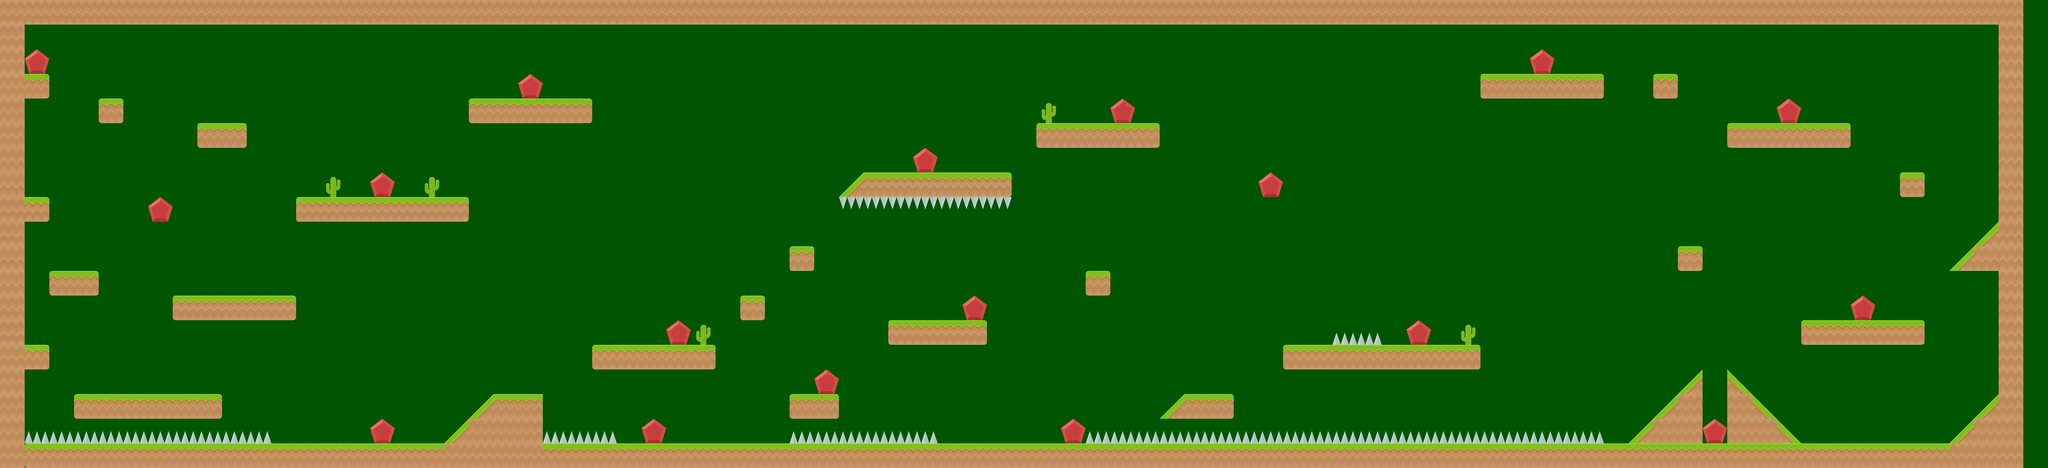

A 2D game scene composited from a Tiled map and its tileset images. What follows is a short description and the map's XML, with each tile layer's data collapsed to a summary:
An orthogonal 83x19 tile map with 128x128 px tiles, 3 tile layers (Platforms, Enemies, Coins).

<map version="1.4" tiledversion="1.4.2" orientation="orthogonal" renderorder="right-down" width="83" height="19" tilewidth="128" tileheight="128" infinite="0" backgroundcolor="#005500" nextlayerid="4" nextobjectid="1">
 <tileset firstgid="1" name="my_tiles" tilewidth="128" tileheight="128" tilecount="13" columns="0">
  <grid orientation="orthogonal" width="1" height="1" />
  <tile id="0">
   <image width="128" height="128" source="grassLeft.png" />
  </tile>
  <tile id="1">
   <image width="128" height="128" source="grassMid.png" />
  </tile>
  <tile id="2">
   <image width="128" height="128" source="grassRight.png" />
  </tile>
  <tile id="3">
   <image width="128" height="128" source="spikes.png" />
  </tile>
  <tile id="4">
   <image width="128" height="128" source="spikesUpsideDown.png" />
  </tile>
  <tile id="5">
   <image width="128" height="128" source="tileRed_05.png" />
  </tile>
  <tile id="6">
   <image width="128" height="128" source="cactus.png" />
  </tile>
  <tile id="7">
   <image width="128" height="128" source="grassHill_left.png" />
  </tile>
  <tile id="8">
   <image width="128" height="128" source="grassHill_right.png" />
  </tile>
  <tile id="9">
   <image width="128" height="128" source="grassCenter.png" />
  </tile>
  <tile id="10">
   <image width="128" height="128" source="grass.png" />
  </tile>
  <tile id="11">
   <image width="128" height="128" source="grassCliff_left.png" />
  </tile>
  <tile id="12">
   <image width="128" height="128" source="grassCliff_right.png" />
  </tile>
 </tileset>
 <layer id="1" name="Platforms" width="83" height="19">
  <data>[1577 cells, 309 non-empty, 7 distinct tile ids]</data>
 </layer>
 <layer id="2" name="Enemies" width="83" height="19">
  <data>[1577 cells, 54 non-empty, 3 distinct tile ids]</data>
 </layer>
 <layer id="3" name="Coins" width="83" height="19">
  <data>[1577 cells, 18 non-empty, 1 distinct tile ids]</data>
 </layer>
</map>
